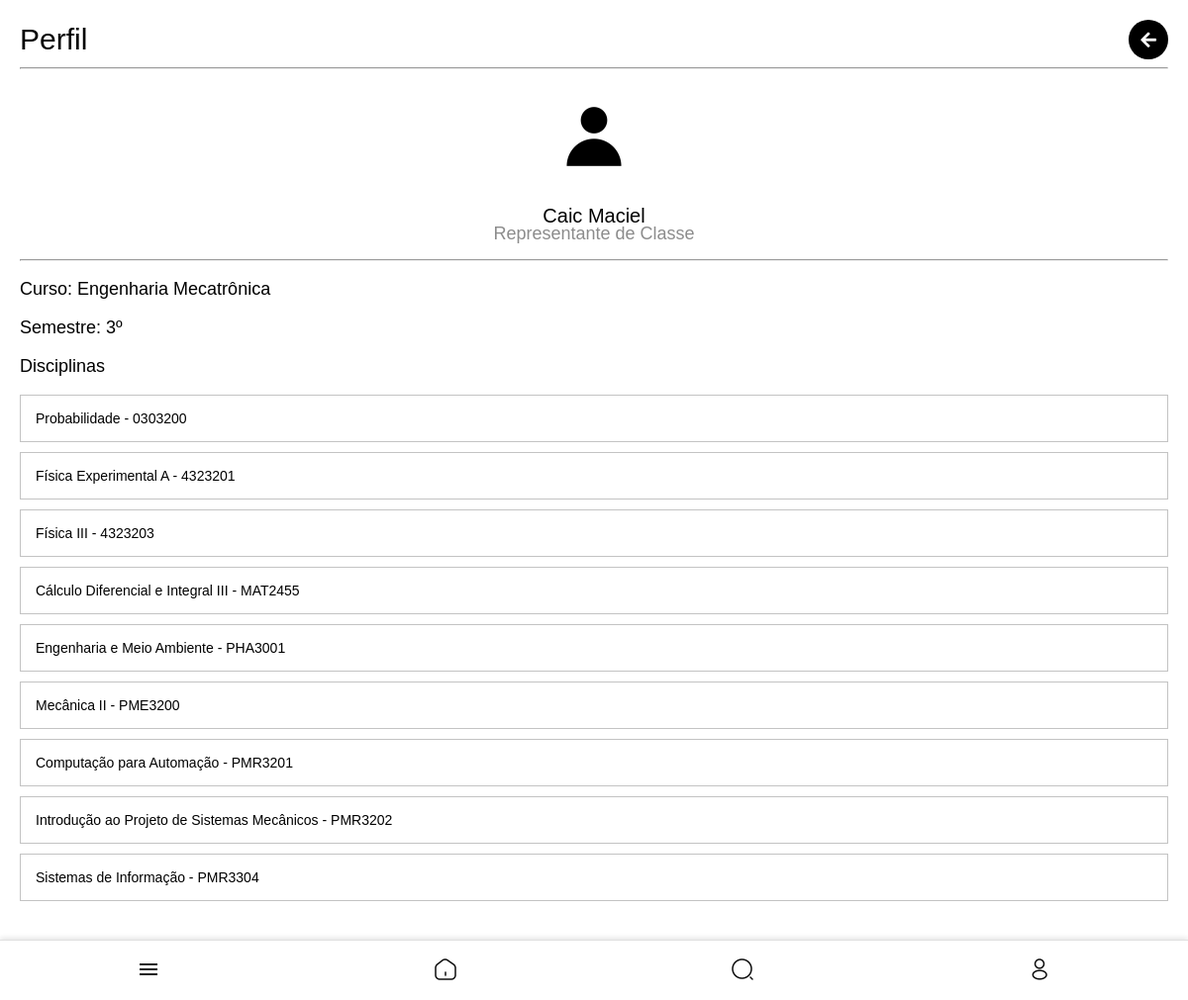
Page /perfil/8/ (signed in) on the committed database.
### core/models.py (models this page shows, shortened)
class CustomUser(AbstractUser):
    USER_TYPE_CHOICES = (
        ('aluno', 'Aluno'),
        ('representante', 'Representante de Classe'),
        ('professor', 'Professor'),
        ('entidade', 'Entidade'),
    )
    user_type = models.CharField(max_length=20, choices=USER_TYPE_CHOICES, default='aluno')
    curso = models.CharField(max_length=100, blank=True, null=True)
    semestre = models.CharField(max_length=3, blank=True, null=True)
    departamento = models.CharField(max_length=100, blank=True, null=True)
    foto = models.ImageField(upload_to='user_photos/', blank=True, null=True, default='defaultphoto.jpg')
    email = models.EmailField(unique=True, validators=[CustomEmailValidator()])
    eventos_interesse = models.ManyToManyField('Evento', blank=True, related_name='interessados')
    is_public_profile = models.BooleanField(default=True)
    class Meta:
        verbose_name = 'Usuário'
        verbose_name_plural = 'Usuários'

class Disciplina(models.Model):
    nome = models.CharField(max_length=255)
    codigo = models.CharField(max_length=10)
    curso = models.CharField(max_length=255)
    semestre = models.CharField(max_length=10)
    tipo = models.CharField(max_length=50)
    professor_responsavel = models.ForeignKey(
        settings.AUTH_USER_MODEL,
        null=True,
        blank=True,
        on_delete=models.SET_NULL,
        limit_choices_to={'user_type': 'professor'}
    )
    turma = models.IntegerField(default=1)

### core/views.py (the view)
# urls.py: path('perfil/<int:user_id>/', views.view_profile, name='view_profile'),
@login_required
def view_profile(request, user_id):
    user = get_object_or_404(CustomUser, id=user_id)
    if not user.is_public_profile and request.user != user:
        context = {
            'profile_user': user,
            'is_private': True,
        }
        return render(request, 'core/view_profile.html', context)
    if user.user_type in ['aluno', 'representante', 'professor']:
        disciplinas = Disciplina.objects.filter(userdiscipline__user=user)
    else:
        disciplinas = []
    if user.user_type == 'entidade':
        eventos = Evento.objects.filter(criado_por=user)
    else:
        eventos = []
    context = {
        'profile_user': user,
        'disciplinas': disciplinas,
        'eventos': eventos,
        'is_private': False,
    }
    return render(request, 'core/view_profile.html', context)

### templates/core/view_profile.html (shortened to what this page needs)
{% extends 'core/base.html' %}
{% load static %}
{% block content %}
<div class="disciplinas-add-container">
    <div class="header-container">
        <h1>Perfil</h1>
        <div class="actions">
            <button class="icon-btn" onclick="history.back();">
                <i class="fa fa-arrow-left"></i>
            </button>
        </div>
    </div>
    <hr>
    {% if is_private %}
        <div class="private-profile">
            <i class="fa fa-lock" style="font-size: min(30vw,120px);"></i>
            <p style="font-size: min(18px,5vw); color: #8c8c8c;">Este perfil é privado.</p>
        </div>
    {% else %}
        <div class="disciplina-info">
            <div class="profile-header">
                {% if profile_user.foto %}
                    <img src="{{ profile_user.foto.url }}" alt="{{ profile_user.get_full_name }}" class="img-fluid rounded-circle" style="width: 20vw; max-width: 120px; max-height: 120px; height: 20vw; border-radius: 50%; margin-bottom: 0">
                {% else %}
                    <img src="{% static 'defaultphoto.jpg' %}" alt="Foto de perfil padrão" class="img-fluid rounded-circle" style="width: 20vw; max-width: 120px; max-height: 120px; height: 20vw; border-radius: 50%; margin-bottom: 0">
                {% endif %}
                <p style="font-size: min(20px, 5vw); margin-bottom: 0;">{{ profile_user.get_full_name }}</p>
                <p style="color: #8c8c8c;">{{ profile_user.get_user_type_display }}</p>
            </div>
            <hr>
            <div class="profile-body">
                {% if profile_user.user_type == 'aluno' or profile_user.user_type == 'representante' %}
                    <p>Curso: {{ profile_user.curso }}</p>
                    <p>Semestre: {{ profile_user.semestre }}</p>
                {% elif profile_user.user_type == 'professor' %}
                    <p>Departamento: {{ profile_user.departamento }}</p>
                {% endif %}
            </div>
        </div>
        {% if profile_user.user_type != 'entidade'%}
        <div class="professores-container">
            <h3>Disciplinas</h3>
            <ul class="disciplinas-add-list">
                {% for disciplina in disciplinas %}
                <li class="disciplina-detail-item">
                    <a href="{% url 'detalhe_disciplina' disciplina.id %}">
                        {{ disciplina.nome }} - {{ disciplina.codigo }}
                    </a>
                </li>
                {% empty %}
                <li class="empty-result" style="font-size: min(15px,4vw); color: #8c8c8c;">
                    Sem disciplinas associadas.
                </li>
                {% endfor %}
            </ul>
        </div>
        {% endif %}
    {% endif %}
</div>
{% endblock %}

### media/style.css (style rules this page uses)
@media (min-width: 769px) { body { font-family: Arial, sans-serif; background-color: rgb(234, 234, 234); display: flex; flex-direction: column; align-items: center; justify-content: flex-start; min-height: 100vh; margin: 0; padding-bottom: 5vw; } }
@media (min-width: 769px) { a { text-decoration: none; color: #000000; } }
@media (min-width: 769px) { .header-container { display: flex; flex-direction: row; justify-content: space-between; align-items: center; } }
@media (min-width: 769px) { .actions { display: flex; flex-direction: row; gap: min(10px, 2vw); justify-content: center; align-items: center; } }
@media (min-width: 769px) { .actions .icon-btn { display: flex; flex-direction: row; justify-content: center; background-color: #000; color: #fff; border: none; border-radius: 50%; width: min(40px, 8vw); height: min(40px, 8vw); font-size: min(18px, 4vw); cursor: pointer; text-decoration: none; } }
@media (min-width: 769px) { .disciplinas-add-container { padding: min(6vw, 20px); font-family: Arial, sans-serif; padding-bottom: min(20vw,80px); width: 100vw; box-sizing: border-box; } }
@media (min-width: 769px) { .disciplinas-add-container h3 { font-weight: normal; font-size: min(18px,5vw); } }
@media (min-width: 769px) { .disciplinas-add-container h1 { font-size: min(30px,6vw); margin-bottom: 0; margin-top: 0; font-weight:normal; text-align: left; } }
@media (min-width: 769px) { .disciplinas-add-list { list-style: none; padding: 0; margin: 0; display: flex; flex-direction: column; } }
@media (min-width: 769px) { .disciplinas-add-list { display: flex; justify-content: center; align-items: center; margin-bottom: min(10px); } }
@media (min-width: 769px) { .disciplina-info p { font-size: min(18px,4vw); } }
@media (min-width: 769px) { .disciplina-detail-item { display: flex; align-items: center; justify-content: space-between; background-color: #fff; border: 1px solid #c3c3c3; margin-bottom: min(10px,6vw); padding: min(15px,6vw); text-align: left; width: 100%; box-sizing: border-box; } }
@media (min-width: 769px) { .disciplina-detail-item a { font-size: min(14px,4vw); color: #000000; } }
@media (min-width: 769px) { .icon-btn { background: none; border: none; font-size: min(18px, 4vw); color: #000000; cursor: pointer; text-decoration: none; display: flex; align-items: center; justify-content: center; } }
@media (min-width: 769px) { .profile-header { display: flex; flex-direction: column; justify-content: center; align-items: center; width: 100%; line-height: 0; } }
@media (min-width: 769px) { .topico-info p,a { font-size: min(12px); color: grey; } }

### templates/core/view_profile.html (style rules this page uses)
body { background-color: white; margin: 0; padding: 0; box-sizing: border-box; overflow-x: hidden; }
html, body { width: 100%; }

### rows in the picture
CustomUser: get_full_name "Caic Maciel", user_type "Representante de Classe", curso "Engenharia Mecatrônica", semestre "3º"
Disciplina: nome "Probabilidade", codigo "0303200"
Disciplina: nome "Física Experimental A", codigo "4323201"
Disciplina: nome "Física III", codigo "4323203"
Disciplina: nome "Cálculo Diferencial e Integral III", codigo "MAT2455"
Disciplina: nome "Engenharia e Meio Ambiente", codigo "PHA3001"
Disciplina: nome "Mecânica II", codigo "PME3200"
Disciplina: nome "Computação para Automação", codigo "PMR3201"
Disciplina: nome "Introdução ao Projeto de Sistemas Mecânicos", codigo "PMR3202"
Disciplina: nome "Sistemas de Informação", codigo "PMR3304"
